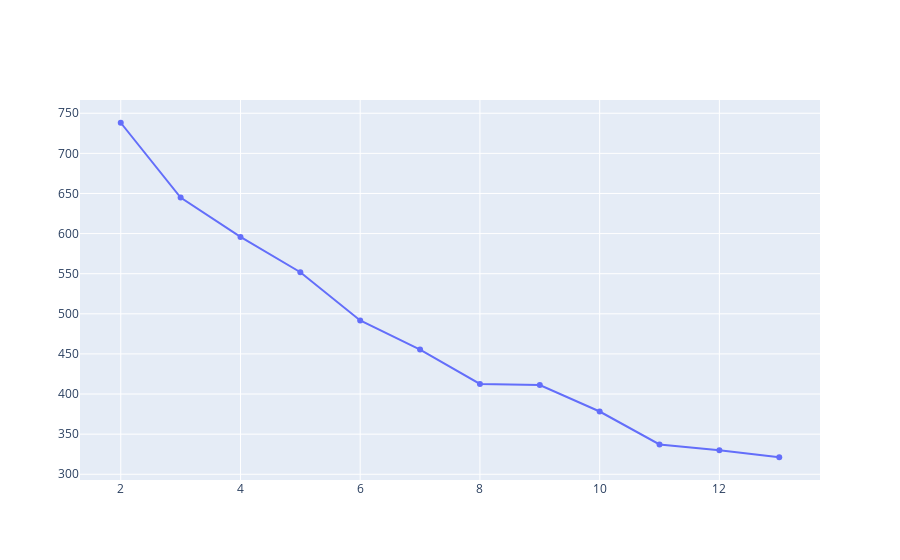

Notebook cell for this chart:
### Code cell
# Split into training and test set

df_arm_1 = df_weekly_stand_new[df_weekly_stand_new["arm"] == 1]
train_set = df_arm_1[df_arm_1["week_number"] <= 4]
test_set = df_arm_1[df_arm_1["week_number"] > 4]

# Setting the objects to category
cat_data = test_set.copy()
for j in cat_data.select_dtypes("object"):
    cat_data[j] = cat_data[j].astype("category")

# Elbow plot with cost (will take a LONG time)
costs = []
n_clusters = []
clusters_assigned = []
F1_scores = pd.DataFrame(columns = ['Number of clusters', 'F1 score'])

for i in tqdm(range(2, 18)):
    try:
        # The "Cao" approach selects prototypes for each data object based on the density of the data point and the dissimilarity value
        
        # The "Huang" approach will first select k distinct objects from the data set as initial k-modes, and
        # then assign the most frequent categories equally to the initial k-modes 
        # k-modes is used for clustering categorical variables. It defines clusters based on the number of matching
        # categories between data points
        
        # Step 1: Initialize the function by specifying the number of clusters
        kproto = KPrototypes(n_clusters= i, init='Huang', verbose=2, random_state = 100)
    
        # Step 2: To build the clusters, fit.predict the data
        clusters = kproto.fit_predict(train_set, categorical=[0,1,2,3,4,5,6,7,8,9,10,11,12,13,14,15,16])
        
        # Step 3: Append the cost and number of clusters used to compute the cost to appropriate lists
        costs.append(kproto.cost_)
        n_clusters.append(i)
        clusters_assigned.append(clusters)
        
        # Predicted Clusters using test set
        kproto_test = KPrototypes(n_clusters= i, init='Huang', verbose=2, random_state = 100)
        clusters_test = kproto_test.fit_predict(test_set, categorical=[0,1,2,3,4,5,6,7,8,9,10,11,12,13,14,15,16])

        # kprototypes labels
        proto_labs = kproto_test.labels_  # kproto.labels_ gives the cluster label for each observation (row) in the dataset

        clf_kp = LGBMClassifier(colsample_by_tree = 0.8)
        cv_scores_kp_test = cross_val_score(clf_kp, cat_data, proto_labs, scoring = "f1_weighted")
        print(f'CV F1 score for {i}-prototypes clusters is {np.mean(cv_scores_kp_test)}')
        
        # Create a dataframe to store the F1_scores for all the different clusters
        F1_scores = F1_scores.append(pd.DataFrame({'Number of clusters': i, 
                                                       'F1 score': np.mean(cv_scores_kp_test)},
                                                       index = [0]),
                                         ignore_index = True)
    except:
        print(f"Can't cluster with {i} clusters")

# Construct an elbow plot to find the optimal number for K
# Pick the point where the cost begins to decrease in a linear fashion
# For K-prototypes, cost is defined as the sum distance of all points to their respective cluster centroids
fig = go.Figure(data=go.Scatter(x=n_clusters, y=costs ))
fig.show()

### Figure 1 — Plotly figure (JSON) as saved in the notebook; plotly's stock layout.template omitted (floating-point values rounded to 4 significant figures)
{"data": [{"type": "scatter", "x": [2, 3, 4, 5, 6, 7, 8, 9, 10, 11, 12, 13], "y": [738.2, 644.9, 595.9, 551.8, 491.7, 455.4, 412.6, 411.1, 378.2, 337.2, 330.0, 321.2]}], "layout": {}}
